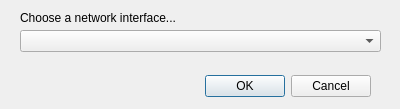
<?xml version="1.0" encoding="UTF-8"?>
<ui version="4.0">
 <class>SettingsDialog</class>
 <widget class="QDialog" name="SettingsDialog">
  <property name="geometry">
   <rect>
    <x>0</x>
    <y>0</y>
    <width>400</width>
    <height>109</height>
   </rect>
  </property>
  <property name="windowTitle">
   <string>Settings</string>
  </property>
  <property name="windowIcon">
   <iconset resource="resource.qrc">
    <normaloff>:/icon/icon.png</normaloff>:/icon/icon.png</iconset>
  </property>
  <widget class="QDialogButtonBox" name="buttonBox">
   <property name="geometry">
    <rect>
     <x>30</x>
     <y>70</y>
     <width>341</width>
     <height>32</height>
    </rect>
   </property>
   <property name="orientation">
    <enum>Qt::Horizontal</enum>
   </property>
   <property name="standardButtons">
    <set>QDialogButtonBox::Cancel|QDialogButtonBox::Ok</set>
   </property>
  </widget>
  <widget class="QLabel" name="label">
   <property name="geometry">
    <rect>
     <x>20</x>
     <y>10</y>
     <width>341</width>
     <height>16</height>
    </rect>
   </property>
   <property name="styleSheet">
    <string notr="true"/>
   </property>
   <property name="text">
    <string>Choose a network interface...</string>
   </property>
  </widget>
  <widget class="QComboBox" name="networkInterface">
   <property name="geometry">
    <rect>
     <x>20</x>
     <y>30</y>
     <width>361</width>
     <height>22</height>
    </rect>
   </property>
  </widget>
 </widget>
 <resources>
  <include location="resource.qrc"/>
 </resources>
 <connections>
  <connection>
   <sender>buttonBox</sender>
   <signal>accepted()</signal>
   <receiver>SettingsDialog</receiver>
   <slot>accept()</slot>
   <hints>
    <hint type="sourcelabel">
     <x>248</x>
     <y>254</y>
    </hint>
    <hint type="destinationlabel">
     <x>157</x>
     <y>274</y>
    </hint>
   </hints>
  </connection>
  <connection>
   <sender>buttonBox</sender>
   <signal>rejected()</signal>
   <receiver>SettingsDialog</receiver>
   <slot>reject()</slot>
   <hints>
    <hint type="sourcelabel">
     <x>316</x>
     <y>260</y>
    </hint>
    <hint type="destinationlabel">
     <x>286</x>
     <y>274</y>
    </hint>
   </hints>
  </connection>
 </connections>
</ui>
